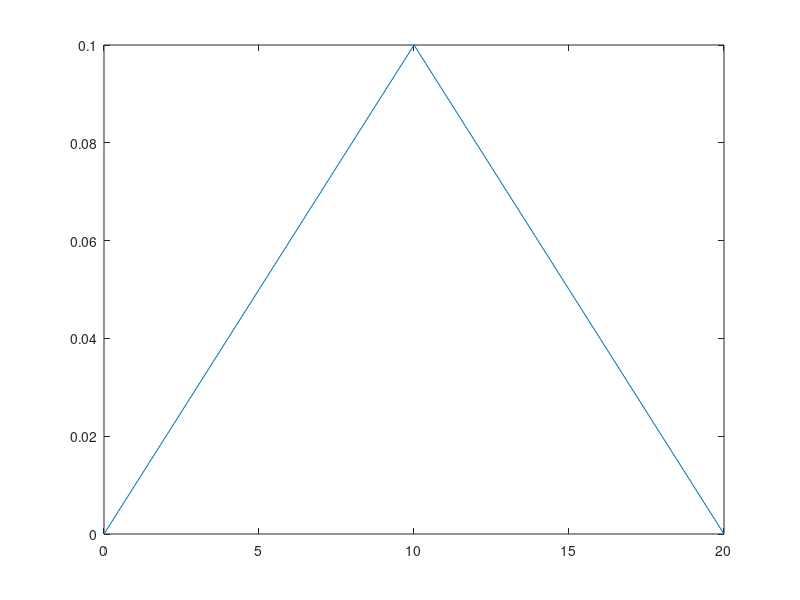

Recreate this plot in MATLAB.
%
%
% 1D FFT:  6.) tent
%
close all; 
%
% another tent-filter...
smTentX = 0:20; 
smTentW2 = (size(smTentX,2)-1)/2
smTent = 1-abs((smTentX-smTentW2)/smTentW2); 
smTent = smTent.*(1/sum(smTent)); 
%
% plot it...
plot(smTentX,smTent)
%
